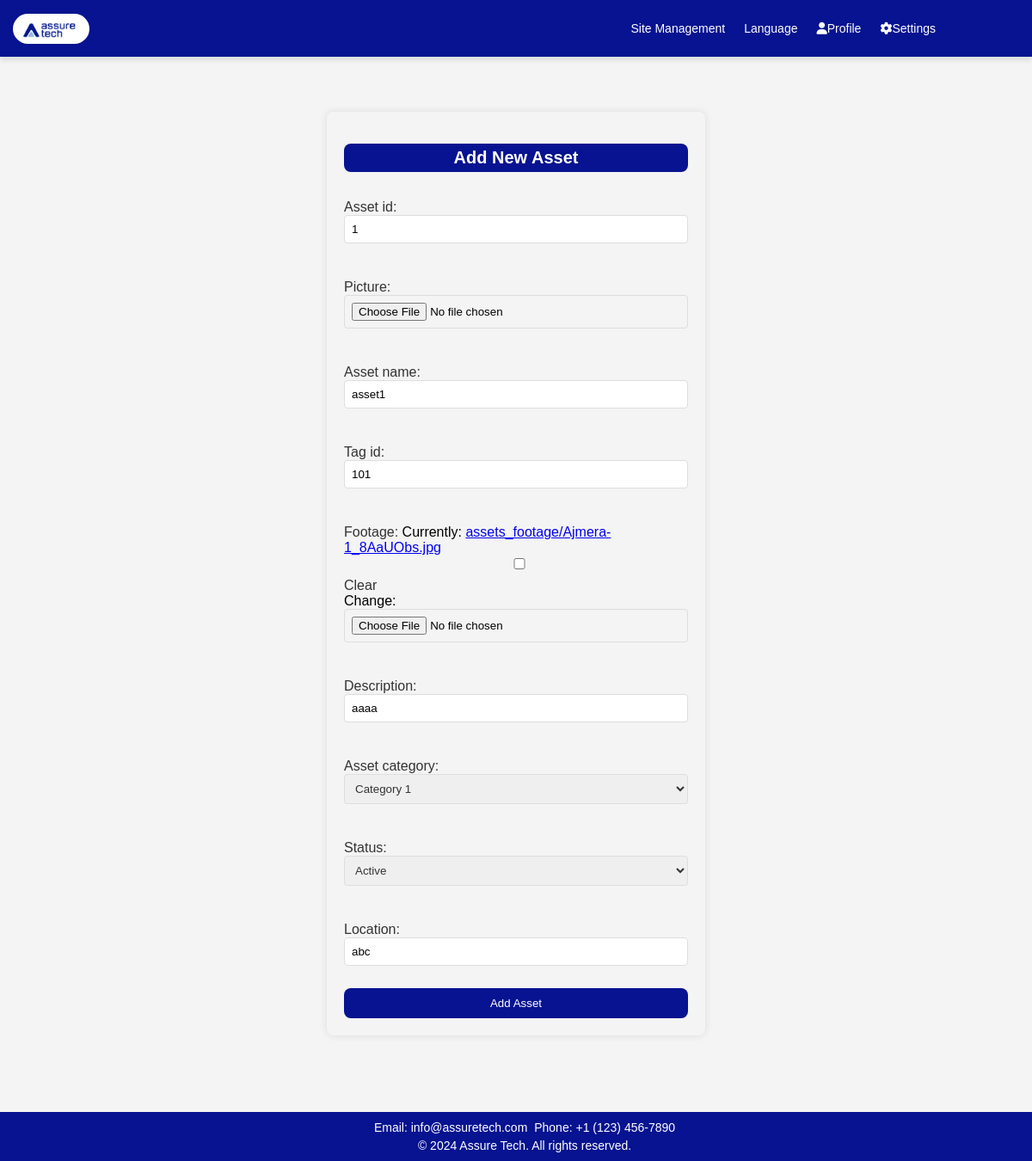
The page /update_asset/1/ on the database its author committed.
### app1/models.py (models this page shows, shortened)
class Asset(models.Model):
    asset_id = models.IntegerField(unique=True)
    picture = models.ImageField(upload_to='asset_pictures/', blank=True, null=True)
    asset_name = models.CharField(max_length=255)
    tag_id = models.IntegerField(unique=True)
    footage = models.ImageField(upload_to='assets_footage/', blank=True, null=True,verbose_name= 'Footage')
    description = models.CharField(max_length=500)
    asset_category = models.CharField(max_length=50)
    STATUS_CHOICES = [
        ('active', 'Active'),
        ('inactive', 'Inactive'),
    ]
    status = models.CharField(max_length=50, choices=STATUS_CHOICES)
    location = models.CharField(max_length=100)
    time_log = models.DateTimeField(auto_now=True)

### app1/views.py (the view)
# urls.py: path('update_asset/<int:asset_id>/', views.update_asset, name='update_asset'),
def update_asset(request, asset_id):
    asset = get_object_or_404(Asset, asset_id=asset_id)
    if request.method == 'POST':
        form = AssetForm(request.POST, request.FILES, instance=asset)
        if form.is_valid():
            try:
                form.save()
                return redirect('asset_site')
            except ValidationError as e:
                form.add_error('asset_id', str(e))
    else:
        form = AssetForm(instance=asset)
    return render(request, 'app1/add_asset.html', {'form': form})

### app1/forms.py
class AssetForm(forms.ModelForm):
    asset_category_choices = [
        ('category1', 'Category 1'),
        ('category2', 'Category 2'),
    ]
    asset_category = forms.ChoiceField(choices=asset_category_choices)
    STATUS_CHOICES = [
        ('active', 'Active'),
        ('inactive', 'Inactive'),
    ]
    status = forms.ChoiceField(choices=STATUS_CHOICES)
    class Meta:
        model = Asset
        fields = [ 'asset_id','picture','asset_name', 'tag_id', 'footage' , 'description', 'asset_category','status','location']

### app1/templates/app1/add_asset.html (shortened to what this page needs)
<!DOCTYPE html>
<html lang="en">
<head>
    {% load static %}
    <link rel="stylesheet" href="https://cdnjs.cloudflare.com/ajax/libs/font-awesome/6.0.0/css/all.min.css">
</head>
<body>
    <header>
        <a class="logo" href="#"><img src="{% static 'app1/images/logo.jpg' %}" alt="Logo"></a>
        <nav class="nav">
            <div class="dropdown">
                <a href="{% url 'sites' %}">Site Management</a>
            </div>
            <div class="dropdown">
                <a href="#" class="dropbtn">Language</a>
            </div>
            <div class="dropdown">
                <a href="#" class="dropbtn"><i class="fas fa-user"></i>Profile</a>
            </div>
            <div class="dropdown">
                <a href="#" class="dropbtn"><i class="fas fa-cog"></i>Settings</a>
            </div>
        </nav>
    </header>
    <div class="content">
        <div class="form-container">
            <h2>Add New Asset</h2>
            <form method="post" enctype="multipart/form-data">
                {{ form.as_p }}
                <button type="submit">Add Asset</button>
            </form>
        </div>
    </div>
    <footer>
        <p>Email: info@assuretech.com</p>
        <p>Phone: +1 (123) 456-7890</p>
        <div class="footer-bottom">
            <p>&copy; 2024 Assure Tech. All rights reserved.</p>
        </div>
    </footer>
</body>
</html>

### app1/templates/app1/add_asset.html (style rules this page uses)
body { font-family: 'Verdana', sans-serif; width: 100%; margin: 0; padding-top: 10vh; background: #f4f4f4; box-sizing: border-box; height: 1350px; }
header { background-color: #071390; color: white; text-align: center; padding: 15px 0; position: fixed; top: 0; width: 100%; z-index: 1000; display: flex; justify-content: space-between; align-items: center; box-shadow: 0px 4px 6px rgba(0, 0, 0, 0.1); }
.nav a { color: white; padding: 10px 10px; font-size: 14px; text-decoration: none; display: inline-block; margin-right: 2px; transition: color 0.3s ease; }
.nav { display: flex; align-items: center; margin-right: 100px; }
.logo img { max-height: 35px; margin-left: 15px; float: left; border-radius: 20px; }
.dropdown { display: inline-block; position: relative; text-align: center; }
footer { position: fixed; bottom: 0; width: 100%; background-color: #071390; color: white; text-align: center; padding: 10px; z-index: 1000; font-size: 14px; }
footer h4, footer p { white-space: nowrap; margin: 0; padding: 2px; display: inline; }
.footer-bottom { white-space: nowrap; padding-top: 5px; }
.footer-bottom p { margin: 0; }
.content { flex-grow: 1; padding: 30px; margin-top: 20px; height: 550px; }
.form-container { max-width: 400px; margin: 0 auto; background-color: transparent; padding: 20px; border-radius: 8px; box-shadow: 0 0 10px rgba(0, 0, 0, 0.1); }
.form-container h2 { text-align: center; background-color: #071390; color: white; border-radius: 8px; padding: 5px; }
form { display: flex; flex-direction: column; }
label { display: inline-block; margin-bottom: 0px; color: #333; }
input { display: block; width: 100%; padding: 8px; margin-bottom: 10px; border: 1px solid #ddd; border-radius: 4px; box-sizing: border-box; }
.form-label, select { display: inline-block; margin-bottom: 0px; color: #333; width: 100%; padding: 8px; margin-bottom: 10px; border: 1px solid #ddd; border-radius: 4px; box-sizing: border-box; }
button { background-color: #071390; color: white; cursor: pointer; padding: 10px; border: none; border-radius: 8px; }
.form-container h2 { font-size: 20px; }

### rows shown on the page
Asset: asset_id "1", asset_name "asset1", tag_id "101", description "aaaa", asset_category "Category 1", status "Active", location "abc"
